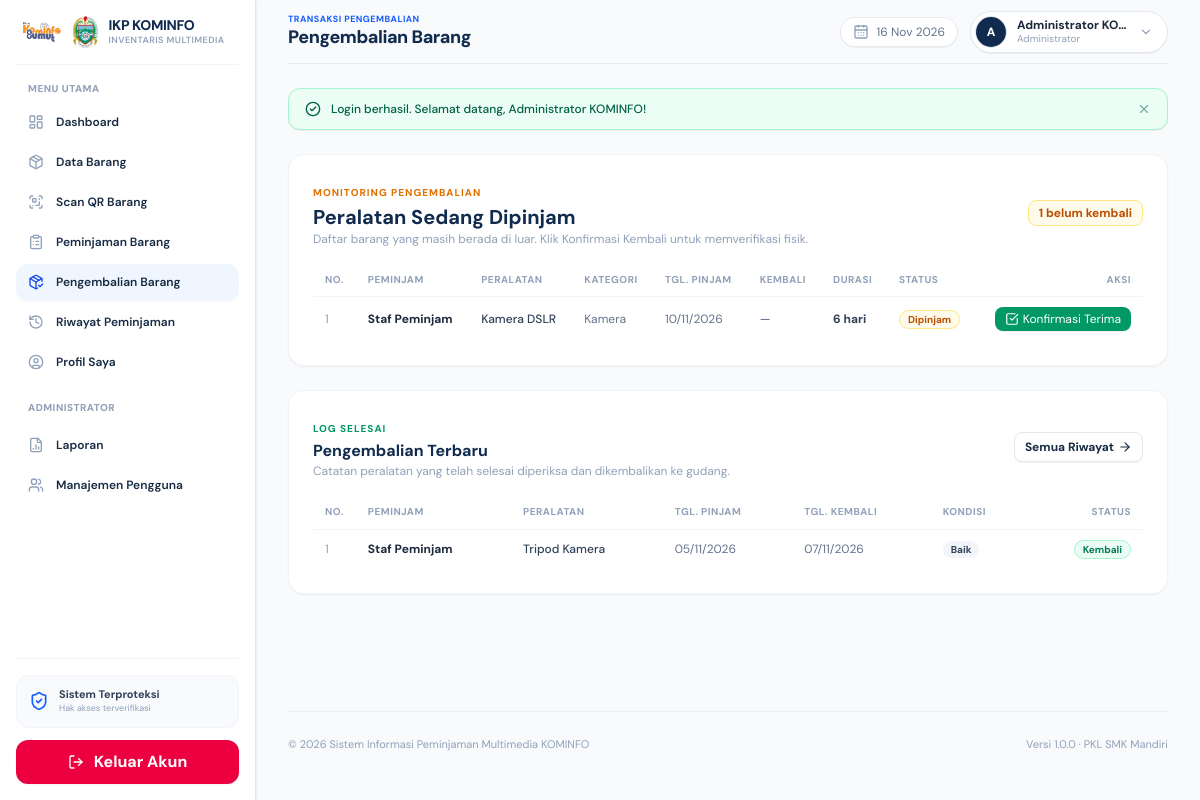
The app's page /pengembalian/index.php (signed in) with its own data.
### tables this page shows
CREATE TABLE peminjaman (
    id INT UNSIGNED AUTO_INCREMENT PRIMARY KEY,
    user_id INT UNSIGNED NOT NULL,
    barang_id INT UNSIGNED NOT NULL,
    jumlah INT UNSIGNED NOT NULL DEFAULT 1,
    tanggal_pinjam DATE NOT NULL,
    tanggal_kembali DATE NULL,
    status VARCHAR(50) NOT NULL DEFAULT 'menunggu persetujuan',
    created_at TIMESTAMP NOT NULL DEFAULT CURRENT_TIMESTAMP,

    CONSTRAINT fk_peminjaman_user
        FOREIGN KEY (user_id)
        REFERENCES users(id)
        ON UPDATE CASCADE
        ON DELETE RESTRICT,

    CONSTRAINT fk_peminjaman_barang
        FOREIGN KEY (barang_id)
        REFERENCES barang(id)
        ON UPDATE CASCADE
        ON DELETE RESTRICT,

    INDEX idx_peminjaman_status (status),
    INDEX idx_peminjaman_created (created_at)
);

CREATE TABLE users (
    id INT UNSIGNED AUTO_INCREMENT PRIMARY KEY,
    nama VARCHAR(150) NOT NULL,
    username VARCHAR(50) NOT NULL UNIQUE,
    password VARCHAR(255) NOT NULL,
    role ENUM('admin', 'peminjam') NOT NULL DEFAULT 'peminjam',
    status ENUM('aktif', 'nonaktif') NOT NULL DEFAULT 'aktif',
    foto VARCHAR(255) NULL DEFAULT NULL,
    created_at TIMESTAMP NOT NULL DEFAULT CURRENT_TIMESTAMP
);

CREATE TABLE barang (
    id INT UNSIGNED AUTO_INCREMENT PRIMARY KEY,
    nama_barang VARCHAR(150) NOT NULL,
    kategori VARCHAR(100) NOT NULL,
    jumlah INT UNSIGNED NOT NULL DEFAULT 0,
    kondisi VARCHAR(100) NOT NULL DEFAULT 'Baik',
    foto VARCHAR(255) NULL DEFAULT NULL,
    created_at TIMESTAMP NOT NULL DEFAULT CURRENT_TIMESTAMP
);

### includes/bootstrap.php (called while the page is built, shortened)
<?php
function e(?string $v):string{return htmlspecialchars((string)$v,ENT_QUOTES,'UTF-8');}
function hitung_durasi(?string $tglPinjam, ?string $tglKembali): int {
    $target = !empty($tglKembali) ? $tglKembali : date('Y-m-d');
    $diff = (int) round((strtotime($target) - strtotime($tglPinjam)) / 86400);
    return max(1, $diff);
}

### pengembalian/index.php (the view, shortened to what this page needs)
<?php
require_once __DIR__ . '/../includes/bootstrap.php';
$userRole = $_SESSION['user']['role'] ?? 'peminjam';
$userId = (int) $_SESSION['user']['id'];
$sql = "
    SELECT
        p.id AS peminjaman_id,
        p.user_id,
        u.nama AS nama_peminjam,
        u.username,
        b.id AS barang_id,
        b.nama_barang,
        b.kategori,
        b.kondisi AS kondisi_awal,
        p.jumlah,
        p.tanggal_pinjam,
        p.tanggal_kembali,
        p.status
    FROM peminjaman p
    JOIN users u ON u.id = p.user_id
    JOIN barang b ON b.id = p.barang_id
    WHERE p.status = 'dipinjam'
";
$params = [];
$sql .= " ORDER BY p.tanggal_pinjam ASC";
$stmt = $pdo->prepare($sql);
$stmt->execute($params);
$listKembali = $stmt->fetchAll();
$riwayatKembaliStmt = $pdo->prepare("
    SELECT
        p.id,
        u.nama AS nama_peminjam,
        b.nama_barang,
        p.jumlah,
        p.tanggal_pinjam,
        p.tanggal_kembali,
        b.kondisi
    FROM peminjaman p
    JOIN users u ON u.id = p.user_id
    JOIN barang b ON b.id = p.barang_id
    WHERE p.status = 'dikembalikan' " . ($userRole === 'peminjam' ? "AND p.user_id = :uid" : "") . "
    ORDER BY p.tanggal_kembali DESC, p.created_at DESC
    LIMIT 6
");
if ($userRole === 'peminjam') {
    $riwayatKembaliStmt->execute(['uid' => $userId]);
} else {
    $riwayatKembaliStmt->execute();
}
$riwayatKembali = $riwayatKembaliStmt->fetchAll();
?>
<!doctype html>
<html lang="id">
<head>
    <script src="https://cdn.jsdelivr.net/npm/@tailwindcss/browser@4"></script>
    <link rel="stylesheet" href="../assets/css/style.css">
</head>
<body class="bg-slate-50 text-slate-800 antialiased min-h-screen">
    <?php require __DIR__ . '/../includes/sidebar.php'; ?>
    <div class="md:ml-64 px-3 sm:px-8 min-h-screen flex flex-col transition-all pb-6">
        <?php require __DIR__ . '/../includes/header.php'; ?>
        <main class="flex-1 flex flex-col gap-4 sm:gap-6">
            <section class="bg-white rounded-xl sm:rounded-2xl border border-slate-100 shadow-xs p-4 sm:p-6">
                <div class="flex items-center justify-between gap-3 mb-4">
                    <div>
                        <span class="text-[10px] font-extrabold tracking-widest text-amber-600 uppercase">MONITORING PENGEMBALIAN</span>
                        <h2 class="text-base sm:text-xl font-bold text-[#102b4e]">Peralatan Sedang Dipinjam</h2>
                        <p class="text-xs text-slate-400 hidden sm:block">
                            <?= $userRole === 'admin'
                                ? 'Daftar barang yang masih berada di luar. Klik Konfirmasi Kembali untuk memverifikasi fisik.'
                                : 'Peralatan yang sedang Anda gunakan. Serahkan kembali ke meja inventaris jika liputan telah selesai.' ?>
                        </p>
                    </div>
                    <span class="text-[11px] sm:text-xs font-bold bg-amber-50 text-amber-700 border border-amber-200 px-2.5 py-1 rounded-lg shrink-0">
                        <?= count($listKembali) ?> belum kembali
                    </span>
                </div>
                <div class="overflow-x-auto">
                    <table class="w-full text-left text-xs border-collapse">
                        <thead>
                            <tr class="border-b border-slate-100 text-slate-400 font-bold uppercase text-[10px] tracking-wider">
                                <th class="py-2.5 px-3 w-10 hidden sm:table-cell">No.</th>
                                <th class="py-2.5 px-3">Peminjam</th>
                                <th class="py-2.5 px-3">Peralatan</th>
                                <th class="py-2.5 px-3 hidden md:table-cell">Kategori</th>
                                <th class="py-2.5 px-3 hidden sm:table-cell">Tgl. Pinjam</th>
                                <th class="py-2.5 px-3 hidden lg:table-cell">Kembali</th>
                                <th class="py-2.5 px-3 hidden md:table-cell">Durasi</th>
                                <th class="py-2.5 px-3 hidden sm:table-cell">Status</th>
                                <th class="py-2.5 px-3 text-right">Aksi</th>
                            </tr>
                        </thead>
                        <tbody class="divide-y divide-slate-100">
                            <?php if (!$listKembali): ?>
                                <tr>
                                    <td colspan="9" class="text-center py-8 text-slate-400">
                                        <div class="flex flex-col items-center justify-center gap-1.5">
                                            <i data-lucide="package-check" class="w-6 h-6 text-emerald-500"></i>
                                            <span class="font-bold text-xs">Semua peralatan telah dikembalikan ke inventaris</span>
                                        </div>
                                    </td>
                                </tr>
                            <?php else: ?>
                                <?php foreach ($listKembali as $i => $row): ?>
                                    <tr class="hover:bg-slate-50/60 transition">
                                        <td class="py-2.5 px-3 text-slate-400 hidden sm:table-cell"><?= $i + 1 ?></td>
                                        <td class="py-2.5 px-3 font-bold text-slate-800">
                                            <div class="truncate max-w-[120px] sm:max-w-none"><?= e($row['nama_peminjam']) ?></div>
                                        </td>
                                        <td class="py-2.5 px-3 font-medium text-slate-700">
                                            <div class="truncate max-w-[130px] sm:max-w-none"><?= e($row['nama_barang']) ?></div>
                                        </td>
                                        <td class="py-2.5 px-3 text-slate-500 hidden md:table-cell"><?= e($row['kategori']) ?></td>
                                        <td class="py-2.5 px-3 text-slate-500 hidden sm:table-cell"><?= date('d/m/Y', strtotime($row['tanggal_pinjam'])) ?></td>
                                        <td class="py-2.5 px-3 text-slate-500 font-medium hidden lg:table-cell"><?= $row['tanggal_kembali'] ? date('d/m/Y', strtotime($row['tanggal_kembali'])) : '—' ?></td>
                                        <td class="py-2.5 px-3 font-bold text-slate-700 hidden md:table-cell"><?= hitung_durasi($row['tanggal_pinjam'], $row['tanggal_kembali']) ?> hari</td>
                                        <td class="py-2.5 px-3 hidden sm:table-cell">
                                            <span class="inline-flex items-center px-2 py-0.5 rounded-full text-[10px] font-bold bg-amber-50 text-amber-700 border border-amber-200 whitespace-nowrap">
                                                Dipinjam
                                            </span>
                                        </td>
                                        <td class="py-2.5 px-3 text-right">
                                            <?php if ($userRole === 'admin'): ?>
                                                <button
                                                    type="button"
                                                    class="inline-flex items-center gap-1 px-2.5 py-1 rounded-lg text-xs font-bold bg-emerald-600 hover:bg-emerald-700 !text-white shadow-2xs transition"
                                                    data-peminjaman-id="<?= (int) $row['peminjaman_id'] ?>"
                                                    data-barang-id="<?= (int) $row['barang_id'] ?>"
                                                    data-nama-peminjam="<?= e($row['nama_peminjam']) ?>"
                                                    data-nama-barang="<?= e($row['nama_barang']) ?>"
                                                    data-kategori="<?= e($row['kategori']) ?>"
                                                    data-kondisi="<?= e($row['kondisi_awal']) ?>"
                                                    onclick="bukaModalKembaliDariBtn(this)"
                                                >
                                                    <i data-lucide="check-square" class="w-3.5 h-3.5 !text-white"></i>
                                                    <span class="hidden sm:inline !text-white">Konfirmasi Terima</span>
                                                </button>
                                            <?php else: ?>
                                                <span class="text-[10px] font-medium text-slate-400 bg-slate-100 px-2 py-0.5 rounded">
                                                    Serahkan ke Admin
                                                </span>
                                            <?php endif; ?>
                                        </td>
                                    </tr>
                                <?php endforeach; ?>
                            <?php endif; ?>
                        </tbody>
                    </table>
                </div>
            </section>
            <section class="bg-white rounded-xl sm:rounded-2xl border border-slate-100 shadow-xs p-4 sm:p-6 mb-4">
                <div class="flex items-center justify-between gap-3 mb-4">
                    <div>
                        <span class="text-[10px] font-extrabold tracking-widest text-emerald-600 uppercase">LOG SELESAI</span>
                        <h3 class="text-sm sm:text-base font-bold text-[#102b4e]">Pengembalian Terbaru</h3>
                        <p class="text-xs text-slate-400 hidden sm:block">Catatan peralatan yang telah selesai diperiksa dan dikembalikan ke gudang.</p>
                    </div>
                    <a href="../riwayat/index.php" class="inline-flex items-center gap-1 px-2.5 py-1.5 rounded-lg text-xs font-bold text-slate-600 hover:text-blue-700 bg-white border border-slate-200 shadow-2xs transition">
                        <span>Semua Riwayat</span>
                        <i data-lucide="arrow-right" class="w-3.5 h-3.5"></i>
                    </a>
                </div>
                <div class="overflow-x-auto">
                    <table class="w-full text-left text-xs border-collapse">
                        <thead>
                            <tr class="border-b border-slate-100 text-slate-400 font-bold uppercase text-[10px] tracking-wider">
                                <th class="py-2.5 px-3 w-10 hidden sm:table-cell">No.</th>
                                <th class="py-2.5 px-3">Peminjam</th>
                                <th class="py-2.5 px-3">Peralatan</th>
                                <th class="py-2.5 px-3 hidden sm:table-cell">Tgl. Pinjam</th>
                                <th class="py-2.5 px-3 hidden sm:table-cell">Tgl. Kembali</th>
                                <th class="py-2.5 px-3 hidden md:table-cell">Kondisi</th>
                                <th class="py-2.5 px-3 text-right">Status</th>
                            </tr>
                        </thead>
                        <tbody class="divide-y divide-slate-100">
                            <?php if (!$riwayatKembali): ?>
                                <tr>
                                    <td colspan="7" class="text-center py-6 text-slate-400 text-xs">
                                        Belum ada catatan pengembalian.
                                    </td>
                                </tr>
                            <?php else: ?>
                                <?php foreach ($riwayatKembali as $i => $rk): ?>
                                    <tr class="hover:bg-slate-50/60 transition">
                                        <td class="py-2.5 px-3 text-slate-400 hidden sm:table-cell"><?= $i + 1 ?></td>
                                        <td class="py-2.5 px-3 font-bold text-slate-800">
                                            <div class="truncate max-w-[120px] sm:max-w-none"><?= e($rk['nama_peminjam']) ?></div>
                                        </td>
                                        <td class="py-2.5 px-3 font-medium text-slate-700">
                                            <div class="truncate max-w-[130px] sm:max-w-none"><?= e($rk['nama_barang']) ?></div>
                                        </td>
                                        <td class="py-2.5 px-3 text-slate-500 hidden sm:table-cell"><?= date('d/m/Y', strtotime($rk['tanggal_pinjam'])) ?></td>
                                        <td class="py-2.5 px-3 text-slate-500 hidden sm:table-cell"><?= $rk['tanggal_kembali'] ? date('d/m/Y', strtotime($rk['tanggal_kembali'])) : '—' ?></td>
                                        <td class="py-2.5 px-3 hidden md:table-cell">
                                            <span class="inline-flex items-center px-2 py-0.5 rounded-full text-[10px] font-bold bg-slate-100 text-slate-700">
                                                <?= e($rk['kondisi']) ?>
                                            </span>
                                        </td>
                                        <td class="py-2.5 px-3 text-right">
                                            <span class="inline-flex items-center px-2 py-0.5 rounded-full text-[10px] font-bold bg-emerald-50 text-emerald-700 border border-emerald-200 whitespace-nowrap">
                                                Kembali
                                            </span>
                                        </td>
                                    </tr>
                                <?php endforeach; ?>
                            <?php endif; ?>
                        </tbody>
                    </table>
                </div>
            </section>
        </main>
        <?php require __DIR__ . '/../includes/footer.php'; ?>
    </div>
</body>
</html>

### records on screen
peminjaman: user.nama "Staf Peminjam", barang.nama_barang "Kamera DSLR", barang.kategori "Kamera", tanggal_pinjam "10/11/2026", tanggal_pinjam+tanggal_kembali "6"
peminjaman: user.nama "Staf Peminjam", barang.nama_barang "Tripod Kamera", tanggal_pinjam "05/11/2026", tanggal_kembali "07/11/2026", barang.kondisi "Baik"

### other values on screen
$pageSubtitle "TRANSAKSI PENGEMBALIAN"
$pageTitle "Pengembalian Barang"
substr($displayName, 0, 1) "A"
$displayName "Administrator KO…"
$roleLabel "Administrator"
$msg['message'] "Login berhasil. Selamat datang, Administrator KOMINFO!"
count($listKembali) "1"
